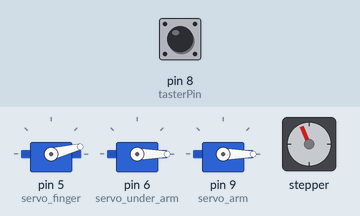
Recording of a sketch running on a simulated Arduino Uno, built with avr-gcc and run on an emulated ATmega328P. Shown: 3 × servo, stepper motor. Inputs (shaded band) come from the test bench; at power-on: pin 8 (tasterPin) HIGH. Stepper angles assume 200 steps per turn.

Above: at 1.2 s.
1.3 s: pin 8 (tasterPin) pulled LOW for 0.15 s
At 3.4 s:
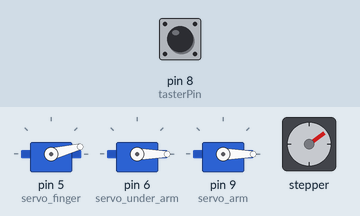
At 5.3 s:
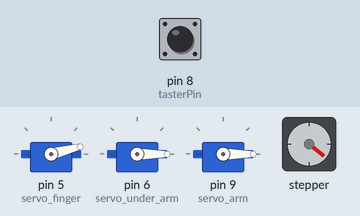
Timing chart, 0 to 27.1 s (numbered marks = the images above; inputs shaded):
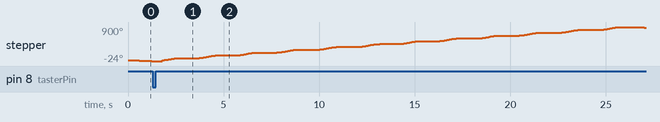

The sketch:

shot_bot.ino
```cpp
#include <AccelStepper.h>
#include <Servo.h>


#define dirPin 2
#define stepPin 3
#define FINGER_MIN_POS 13
#define motorInterfaceType 1
AccelStepper stepper = AccelStepper(motorInterfaceType, stepPin, dirPin);
Servo servo_under_arm;
Servo servo_finger;
Servo servo_arm;
int tasterPin = 8;
bool calibrated = false;
void setup() {

    stepper.setMaxSpeed(100);
    stepper.setAcceleration(100);
    stepper.move(-1000);
    pinMode(tasterPin, INPUT_PULLUP);

    servo_finger.attach(5);
    servo_under_arm.attach(6);
    servo_arm.attach(9);
    servo_finger.write(FINGER_MIN_POS);
    servo_under_arm.write(0);
    servo_arm.write(0);
}

void loop() {

    //servo_arm.write(37);
    //servo_under_arm.write(17);
    servo_finger.write(14);
    stepper.runSpeedToPosition();
    if (!calibrated && digitalRead(tasterPin) == LOW) {
      stepper.setCurrentPosition(0);
      stepper.moveTo(1);
      calibrated = true;
      delay(500);
    }

    if(calibrated) {
      for(int i = 0; i < 12; ++i) {
        if(stepper.distanceToGo() == 0) {
          stepper.runToNewPosition(30 + i * 40 * 1.07);
          delay(1000);
        }
      }
    }
}
```
